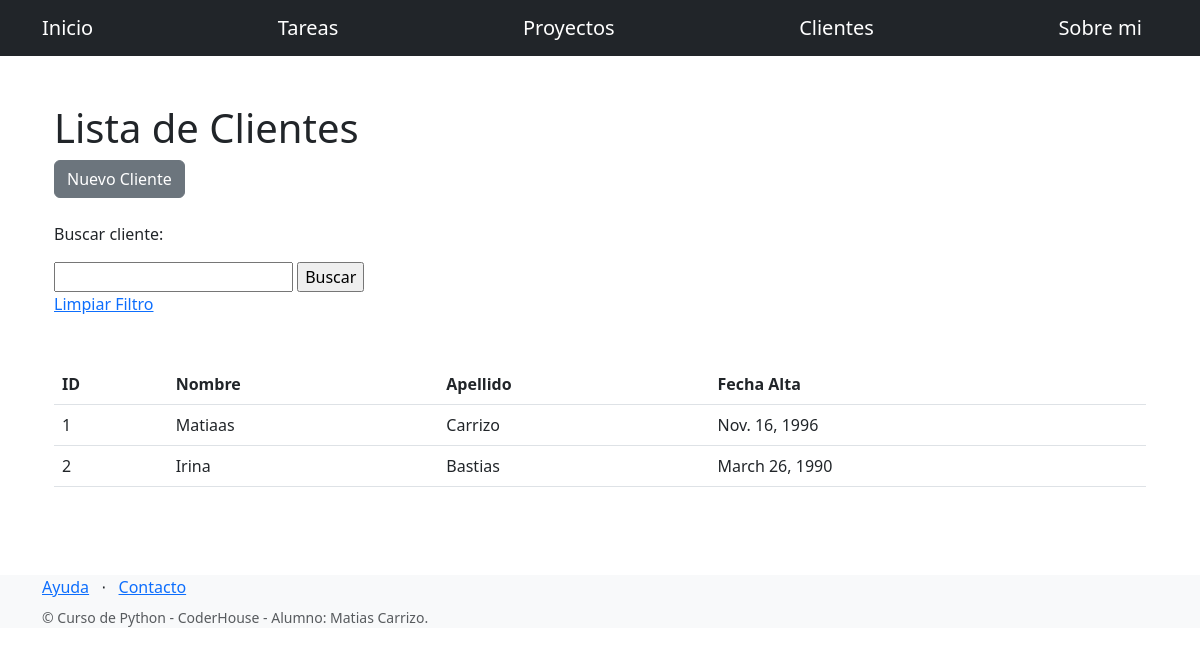
The page /tareas/lista-clientes/ on the database as committed earlier.
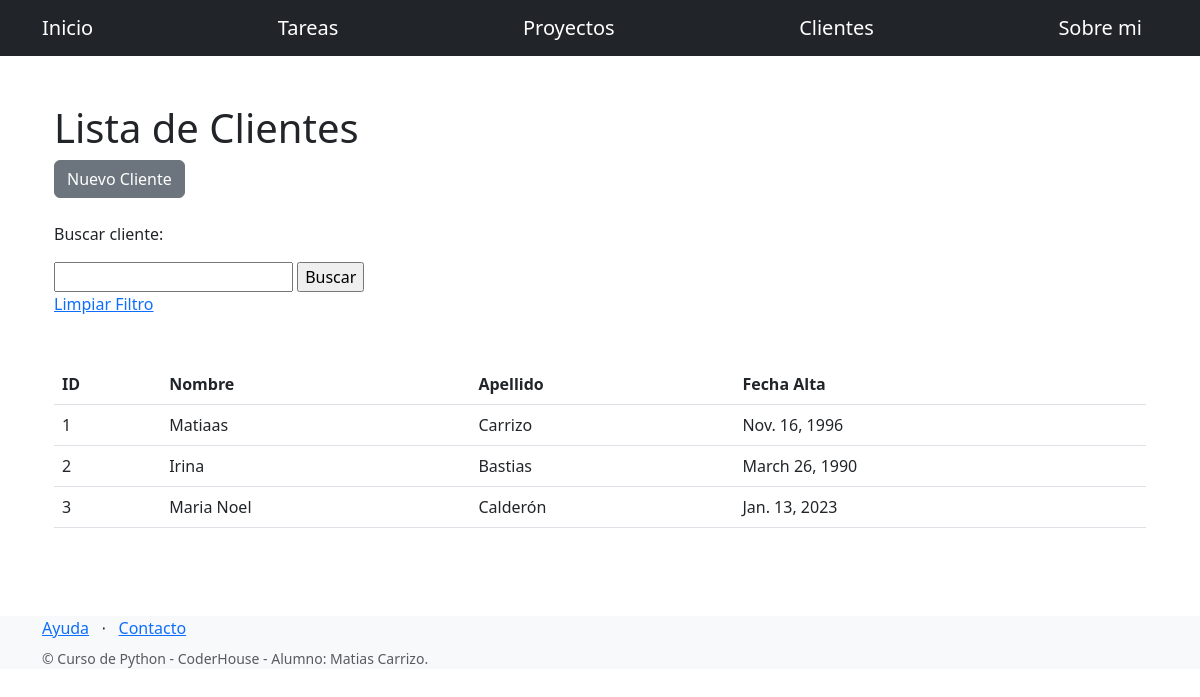
The same page on the database as committed later.
### tareas/models.py (models this page shows, shortened)
class Clientes(models.Model):
    nombre = models.CharField(max_length=64)
    apellido = models.CharField(max_length=64)
    fecha_alta = models.DateField(null=True)

### tareas/views.py (the view)
# urls.py: path("lista-clientes/", listar_clientes, name="lista_clientes"),
def listar_clientes(request):
    contexto = {
        'clientes': Clientes.objects.all()
    }
    return render(
        request=request,
        template_name='tareas/lista_clientes.html',
        context=contexto
        )

### tareas/templates/tareas/lista_clientes.html (shortened to what this page needs)
{% extends "tareas/base.html" %}
{% block contenido %}
<div class="container">
    <h1>Lista de Clientes</h1>
    <a href="{% url 'crear_cliente' %}" class="btn btn-secondary">Nuevo Cliente</a>
</div>
<br>
<div class="container">
    <form action="{% url 'buscar_cliente' %}" method="post">
        <p>Buscar cliente:</p>
        <input type="text" name="cliente">
        <input type="submit" value="Buscar">
    </form>
    <a href="{% url 'lista_clientes' %}">Limpiar Filtro</a>
</div>
<br>
<br>
<div class="container">
    <table class="table">
        <thead>
            <tr>
                <th>ID</th>
                <th>Nombre</th>
                <th>Apellido</th>
                <th>Fecha Alta</th>
            </tr>
        </thead>
        <tbody>
            {% for cliente in clientes %}
            <tr>
                <td>{{ cliente.id }}</td>
                <td>{{ cliente.nombre }}</td>
                <td>{{ cliente.apellido }}</td>
                <td>{{ cliente.fecha_alta }}</td>
            </tr>
            {% endfor %}
        </tbody>
    </table>
</div>
{% endblock contenido %}

Rows that differ between the two databases and show on the page:
added Clientes: id "3", nombre "Maria Noel", apellido "Calderón", fecha_alta "Jan. 13, 2023"
